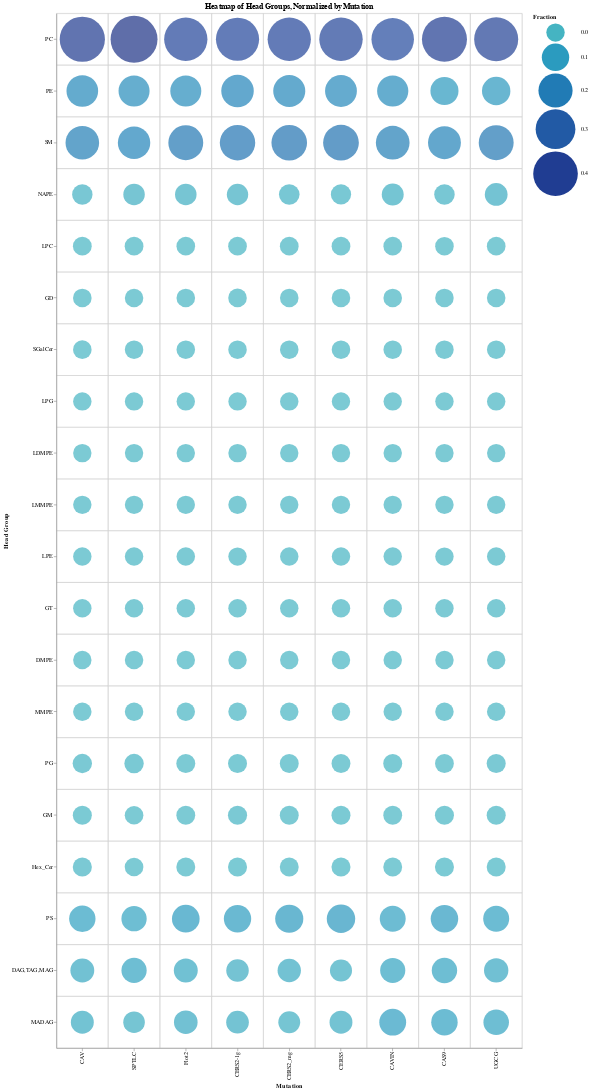

The code cell stored with this chart in its notebook:
### Code cell
functions.bubble_heatmap(hmap, df_h, var_type='nominal', title='Heatmap of Head Groups, Normalized by Mutation')

### Figure 1 — Vega-Lite specification as saved in the notebook (floating-point values rounded to 4 significant figures; data arrays with more than 128 entries replaced by an {"elided": "..."} marker saying what was removed)
{"config": {"view": {"continuousWidth": 300, "continuousHeight": 300}, "background": "white"}, "layer": [{"mark": {"type": "rect", "fill": null, "stroke": "lightgray"}, "encoding": {"x": {"field": "Mutation", "sort": null, "type": "nominal"}, "y": {"field": "Head Group 2", "sort": null, "type": "nominal"}}, "title": "Heatmap of Head Groups, Normalized by Mutation"}, {"mark": {"type": "circle"}, "encoding": {"color": {"field": "Fraction", "scale": {"scheme": "yellowgreenblue", "domain": [0.0, 0.4509], "domainMid": 0}, "type": "quantitative"}, "size": {"field": "Fraction", "scale": {"domain": [0.0, 0.4509], "domainMid": 0, "range": [1000, 6500]}, "type": "quantitative"}, "tooltip": [{"field": "Mutation", "type": "nominal"}, {"field": "Head Group 2", "type": "nominal"}, {"field": "Fraction", "type": "quantitative"}], "x": {"field": "Mutation", "sort": null, "type": "nominal"}, "y": {"field": "Head Group 2", "sort": null, "title": "Head Group", "type": "nominal"}}}], "data": {"name": "data-f0e1e007b4d556ef818433c8fb081c6c"}, "height": 1778.0, "width": 800, "$schema": "https://vega.github.io/schema/vega-lite/v5.8.0.json", "datasets": {"data-f0e1e007b4d556ef818433c8fb081c6c": {"elided": "180 records"}}}
